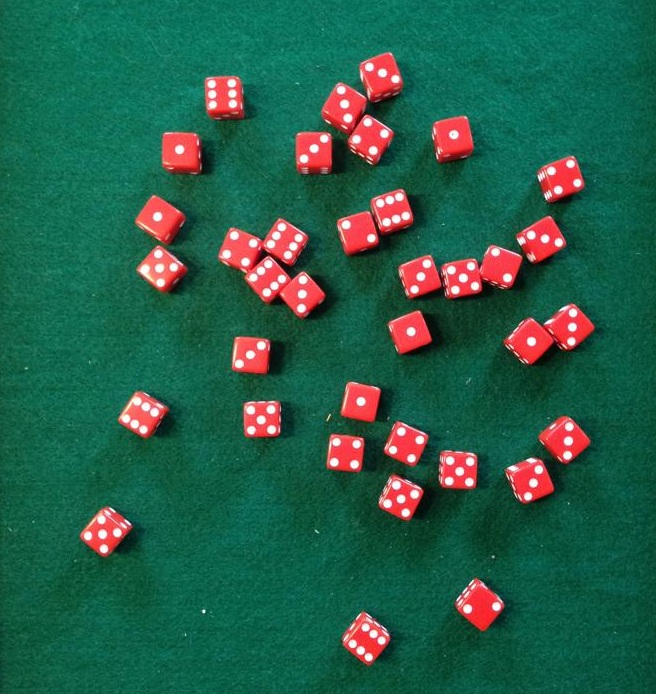
#> input picture dice-real.jpg, 656 x 694 px
$ python DICE_recognizing_second_var.py   (older library calls are emulated)
#> lines starting #> are read from the running program, lines starting #| are printed output that depends on the picture; after the words box and inside, x2 and y2 are one past the last pixel; in counts of white or black regions, pixels touching at a corner belong together
# from cv2 import cv
import cv2
import random
import sys
import numpy as np

print
cv2.__version__

DICE_SIZE = 16
BLUR_FACTOR = 5
RED_LOW_THRESHOLD = 209
MIN_PIP_AREA = 10


def resizeRect(rect, sizeFactor):
    return (rect[0], (rect[1][0] + sizeFactor, rect[1][1] + sizeFactor), rect[2])


# img = cv2.imread("dice3.jpg")
img = cv2.imread("dice-real.jpg")
#> img is the input picture: shape (694, 656, 3); mean B, G, R 73.9, 93.8, 38.5
# img = cv2.imread("dice-real-2.jpg")

### Threshold image

blurred = cv2.medianBlur(img, BLUR_FACTOR)

blue = cv2.split(blurred)[0]
green = cv2.split(blurred)[1]
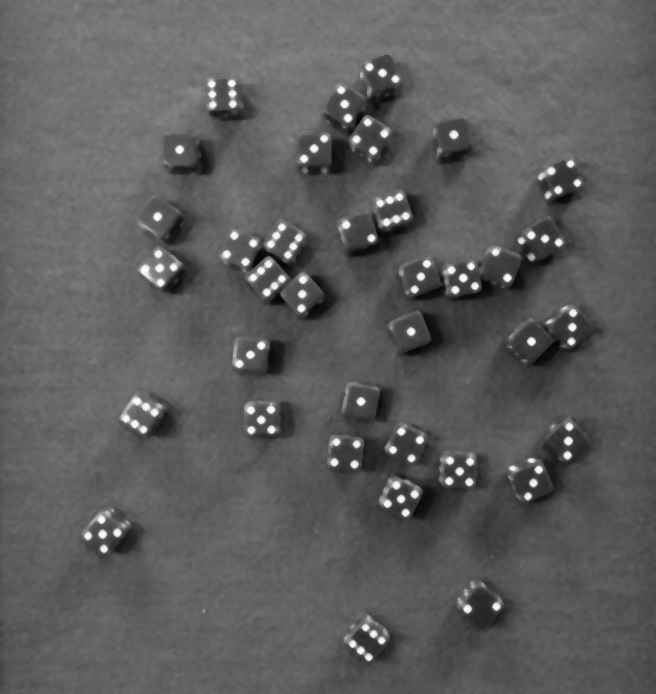
#> green: shape (694, 656); min 1, max 252, mean 93.2
red = cv2.split(blurred)[2]

# Fetch the dice contours using red threshold. invert.
diceblocks = cv2.threshold(red, RED_LOW_THRESHOLD, 255, 1)  # 185 --> 235
invdiceblocks = 255 - diceblocks[1]
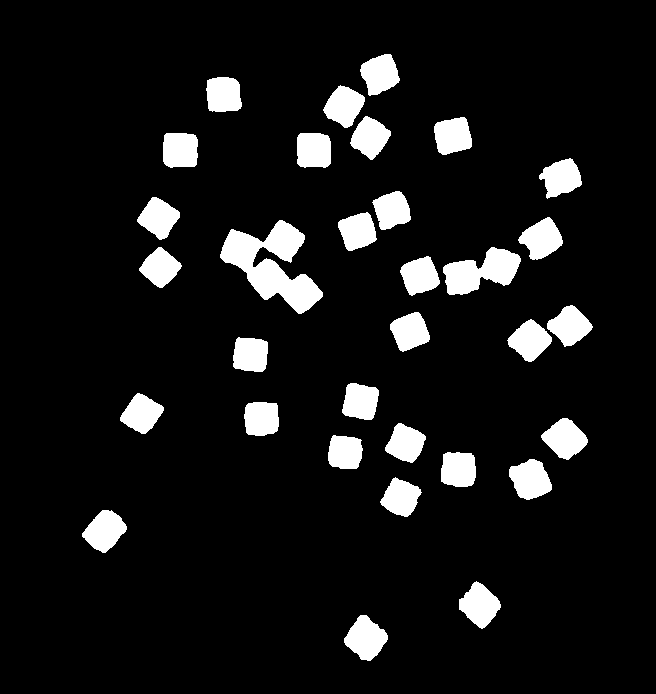
#> invdiceblocks: shape (694, 656); 8.8% white; 32 white regions, largest, box (x1, y1, x2, y2) and area: (220, 220, 323, 314) 4395, (443, 247, 521, 295) 2168, (344, 615, 388, 661) 1266
##cv2.imshow("diceblocks",invdiceblocks)

# do a distance transform and normalize that so we can visualize and threshold it
pyramids = cv2.distanceTransform(invdiceblocks, 2, 3)
cv2.normalize(pyramids, pyramids, 0, 1.2, cv2.NORM_MINMAX)
#> pyramids: shape (694, 656) float32; min 0, max 1.2, mean 0.0356

# obtain markers for the watershed algorithm by thresholding
markers = cv2.threshold(pyramids, 0.8, 1, 0)[1]
#> markers: shape (694, 656) float32; values 0 (black) and 1 (white), 0.92% white; 36 white regions, largest, box (x1, y1, x2, y2) and area: (357, 630, 374, 648) 170, (523, 471, 539, 488) 164, (96, 522, 113, 540) 159
##cv2.imshow("markers",markers)

# dilate the dice markers with a DICE_SIZE px element to capture all pips in the contours
# newImg = cv2.dilate(markers, cv2.getStructuringElement(cv2.MORPH_ELLIPSE,(DICE_SIZE, DICE_SIZE)))

# convert the numpy matrix from float [0..1] to int [0..255]
bwImg = cv2.convertScaleAbs(markers * 255)
#> bwImg: shape (694, 656); 0.92% white; 36 white regions

# capture those contours!
_, pyramids, hierarchy = cv2.findContours(bwImg.copy(), cv2.RETR_TREE, cv2.CHAIN_APPROX_SIMPLE)
#> pyramids = 36 contours; largest, box (x1, y1, x2, y2) and area: (357, 630, 374, 648) 150, (523, 471, 539, 488) 140, (96, 522, 113, 540) 138, (557, 431, 575, 447) 138, (473, 597, 488, 615) 128
print
str(len(pyramids)) + " dice."

# fit a rotated rectangle on the distance transformed pyramid
for pyramid in pyramids:
    rect = cv2.minAreaRect(pyramid)
    # resize it to a certain dice size
    rect = resizeRect(rect, DICE_SIZE)

    floatBox = cv2.boxPoints(rect)
    intBox = np.int0(floatBox)
    bwImg = cv2.drawContours(bwImg, [intBox], 0, (255, 0, 0), -1)

    pts1 = floatBox
    a, b, c, d = cv2.boundingRect(intBox)
    pts2 = np.float32([[a, b], [a + c, b], [a, b + d], [a + c, b + d]])

    M = cv2.getPerspectiveTransform(pts1, pts2)
    dst = cv2.warpPerspective(bwImg, M, pts2.shape)
#> this loop made 36 passes
#> (rect, intBox, a, b, c, d, pts2, dst) on passes 1, 3, 11: (((365.5, 638.2), (28.55, 30.41), -54.46), [[369, 658], [344, 641], [361, 617], [386, 635]], 344, 617, 43, 42, [[344, 617], [387, 617], [344, 659], [387, 659]], [[255, 255, 255, 255], [255, 255, 255, 255]]), (((104.7, 530.3), (33.78, 25.41), -48.81), [[103, 551], [84, 534], [106, 509], [125, 525]], 84, 509, 42, 43, [[84, 509], [126, 509], [84, 552], [126, 552]], [[255, 255, 255, 255], [255, 255, 255, 255]]), (((141.3, 413.7), (27.93, 25.71), -56.31), [[144, 432], [122, 418], [138, 394], [159, 409]], 122, 394, 38, 39, [[122, 394], [160, 394], [122, 433], [160, 433]], [[255, 255, 255, 255], [255, 255, 255, 255]])
#> (rect, intBox, pts1, a, b, c, d, pts2) on passes 2, 4, 5: (((479.8, 605.3), (26.61, 30.14), -45), [[481, 625], [459, 604], [478, 585], [499, 606]], [[481, 625.3], [459.7, 604], [478.5, 585.2], [499.8, 606.5]], 459, 585, 41, 41, [[459, 585], [500, 585], [459, 626], [500, 626]]), (((400.1, 497.1), (26.91, 26.43), -75.96), [[409, 513], [384, 506], [390, 480], [416, 487]], [[409.6, 513.4], [384, 507], [390.5, 480.9], [416.2, 487.3]], 384, 480, 33, 34, [[384, 480], [417, 480], [384, 514], [417, 514]]), (((530.3, 479.5), (28.21, 30.31), -23.2), [[523, 499], [511, 471], [537, 460], [549, 487]], [[523.3, 499], [511.4, 471.1], [537.3, 460], [549.2, 487.9]], 511, 460, 39, 40, [[511, 460], [550, 460], [511, 500], [550, 500]])
#> pass 1, `bwImg = cv2.drawContours(bwImg, [intBox], 0, (255, 0, 0), -1)`:
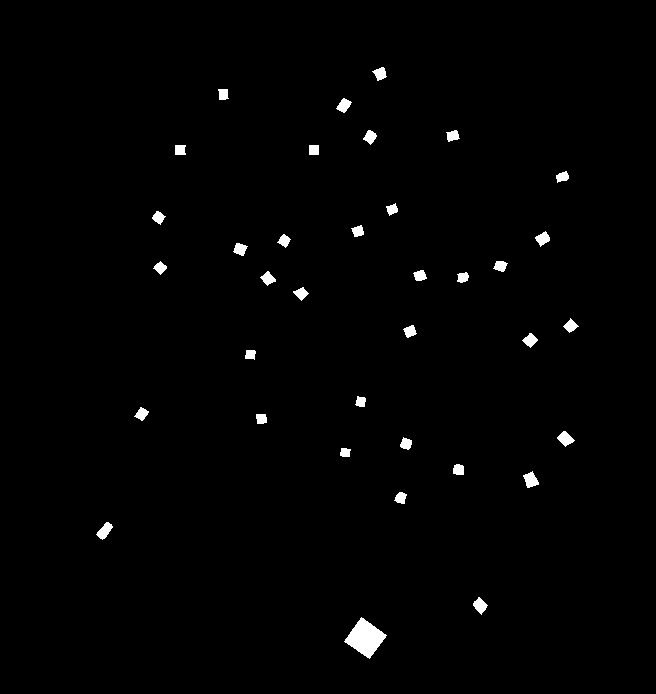
#> bwImg: shape (694, 656); 1.1% white; 36 white regions, largest, box (x1, y1, x2, y2) and area: (344, 617, 387, 659) 935, (523, 471, 539, 488) 164, (96, 522, 113, 540) 159
#> after the loop:
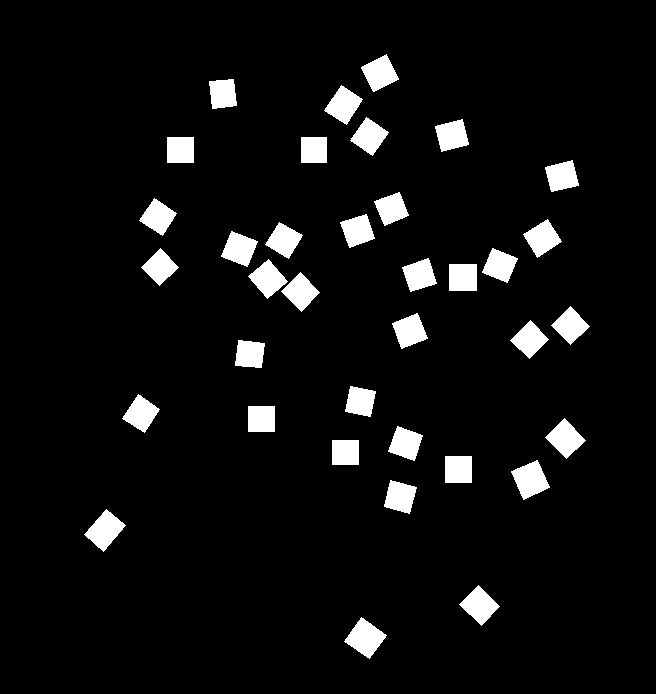
#> bwImg: shape (694, 656); 6.1% white; 36 white regions

# capture those large contours!
_, contours, hierarchy = cv2.findContours(bwImg.copy(), cv2.RETR_TREE, cv2.CHAIN_APPROX_SIMPLE)
#> contours = 36 contours; largest, box (x1, y1, x2, y2) and area: (344, 617, 387, 659) 886, (511, 460, 550, 500) 852, (84, 509, 126, 552) 848, (459, 585, 500, 626) 796, (545, 418, 586, 459) 796

# filter out the pips, and then cut out those using the contour areas
pips = 255 - cv2.threshold(cv2.cvtColor(blurred, cv2.COLOR_RGB2GRAY), 200, 255, 1)[1]
#> pips: shape (694, 656); 1.1% white; 136 white regions (5 under 20 px), largest, box (x1, y1, x2, y2) and area: (141, 265, 150, 279) 83, (155, 264, 164, 272) 52, (132, 398, 141, 405) 51
onlypips = cv2.bitwise_and(bwImg, pips)
#> onlypips: shape (694, 656); 1% white; 132 white regions (6 under 20 px), largest, box (x1, y1, x2, y2) and area: (155, 264, 164, 272) 52, (176, 146, 184, 154) 49, (154, 213, 162, 221) 49
# cv2.imshow("onlypips", onlypips)
dice = cv2.cvtColor(onlypips, cv2.COLOR_GRAY2RGB)

dice_results = [0, 0, 0, 0, 0, 0]
wrongdice = 0

# look at each dice face and determine number of pips
for contour in contours:
    pips = 0

    # get the coordinates to cut out the dice face from the image
    # with only the pips
    rect = cv2.minAreaRect(contour)
    floatBox = cv2.boxPoints(rect)
    intBox = np.int0(floatBox)
    a, b, c, d = cv2.boundingRect(intBox)

    # cut out the dice face
    subimage = onlypips[b:b + d, a:a + c]
    # count the number of contours
    _, pip_contours, subhierarchy = cv2.findContours(subimage.copy(), cv2.RETR_TREE, cv2.CHAIN_APPROX_SIMPLE)
    for pip in pip_contours:
        # count pips only if they are of a certain size
        if cv2.contourArea(pip) >= MIN_PIP_AREA:
            pips = pips + 1

    # log erroneous dice
    if pips > 6 or pips == 0:
        wrongdice = wrongdice + 1
        print
        pips
    else:
        dice_results[pips - 1] = dice_results[pips - 1] + 1
        cv2.putText(dice, str(pips), (a, b - 5), 0, 1, (0, 0, 255))
#> this loop made 36 passes
#> (rect, intBox, a, b, c, d) on passes 1, 3, 4, 8, 11, 17: (((365, 637.9), (29.99, 31.5), -54.46), [[369, 659], [343, 640], [360, 616], [386, 634]], 343, 616, 44, 44), (((104.4, 529.8), (34.59, 26.01), -49.76), [[103, 551], [83, 534], [105, 508], [125, 524]], 83, 508, 43, 44), (((399.6, 496.5), (27.76, 27.51), -75.07), [[409, 513], [382, 506], [389, 479], [416, 486]], 382, 479, 35, 35), (((405.4, 443), (27.24, 28.18), -70.35), [[414, 460], [387, 451], [396, 425], [423, 434]], 387, 425, 37, 36), (((140.8, 413.2), (29.4, 26.63), -56.31), [[143, 432], [121, 418], [137, 393], [160, 408]], 121, 393, 40, 40), (((300.5, 291.5), (26.87, 28.28), -45), [[301, 311], [281, 291], [300, 272], [320, 292]], 281, 272, 40, 40)
#> (rect, floatBox, intBox, a, b, c, d, subhierarchy) on passes 2, 9, 14: (((479.3, 605.3), (26.87, 30.41), -45), [[480.5, 625.5], [459, 604], [478, 585], [499.5, 606.5]], [[480, 625], [459, 604], [478, 585], [499, 606]], 459, 585, 41, 41, [[1, -1, -1, -1], [-1, 0, -1, -1]]), (((565.2, 438.3), (26.87, 30.41), -45), [[566.5, 458.5], [545, 437], [564, 418], [585.5, 439.5]], [[566, 458], [545, 437], [564, 418], [585, 439]], 545, 418, 41, 41, [[1, -1, -1, -1], [2, 0, -1, -1], [-1, 1, -1, -1]]), (((529.3, 339.3), (28.28, 26.16), -45), [[528.5, 358.5], [510, 340], [530, 320], [548.5, 338.5]], [[528, 358], [510, 340], [530, 320], [548, 338]], 510, 320, 39, 39, [[-1, -1, -1, -1]])
#> pass 1, `subimage = onlypips[b:b + d, a:a + c]`:
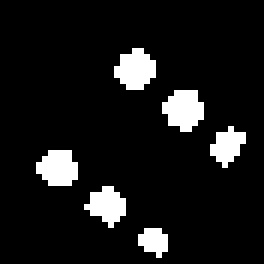
#> subimage: shape (44, 44) (shown 6 times larger); 9.1% white; 6 white regions (1 under 20 px), largest, box (x1, y1, x2, y2) and area: (27, 15, 34, 22) 36, (19, 8, 26, 15) 35, (6, 25, 13, 31) 33, (14, 31, 21, 38) 30, (35, 21, 41, 28) 25
#> after the loop:
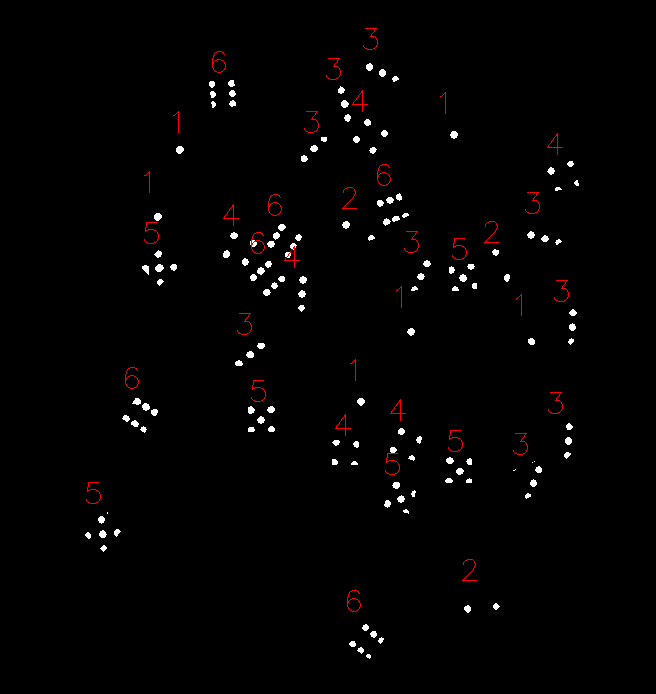
#> dice: shape (694, 656, 3); mean B, G, R 2.6, 2.6, 3.5

# print out the results
print
dice_results
print
str(wrongdice) + " erroneous objects found."

cv2.drawContours(dice, contours, -1, (255, 255, 0), 1)
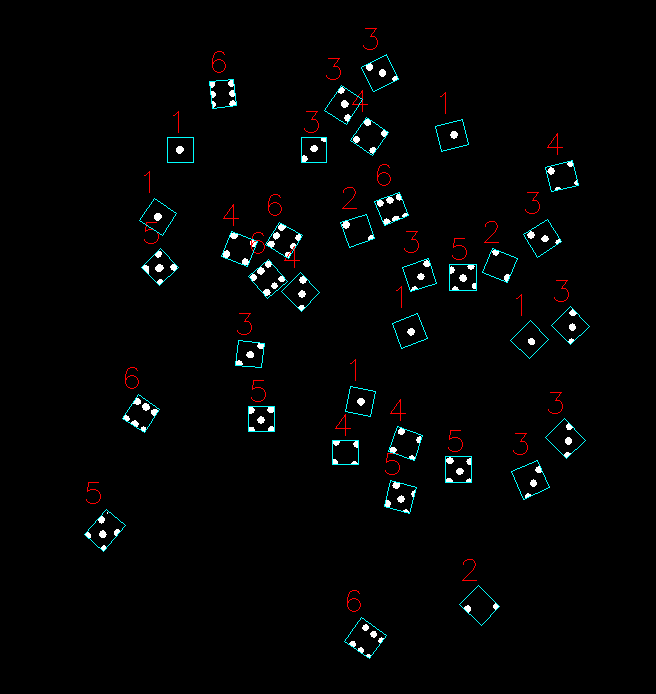
#> dice: shape (694, 656, 3); 0.75% of pixels changed, all inside (x1, y1, x2, y2) = (84, 54, 590, 659)
cv2.imshow('Dice', dice)
cv2.imshow('Original', img)


# cv2.cvtColor(blurred, cv2.COLOR_RGB2GRAY))

def doCallbackTest(value):
    # newImg = cv2.adaptiveThreshold(newImg,255,1,0,13,value)

    tmpImg = red.copy()
    newImg = 255 - cv2.threshold(tmpImg, value, 255, 1)[1]  # cv2.threshold(src, thresh, maxval, type
    # cv2.drawContours(tmpImg,contours,-1,(0,255,0),1)

    cv2.imshow('Dice', newImg)


# cv2.imshow('Original',tmpImg)

lowThreshold = 1
max_lowThreshold = 255
# cv2.namedWindow("Dice", 0)
# cv2.createTrackbar('Value','Dice',lowThreshold, max_lowThreshold, doCallbackTest)

# doCallback(lowThreshold)

cv2.waitKey(0)
cv2.destroyAllWindows()
